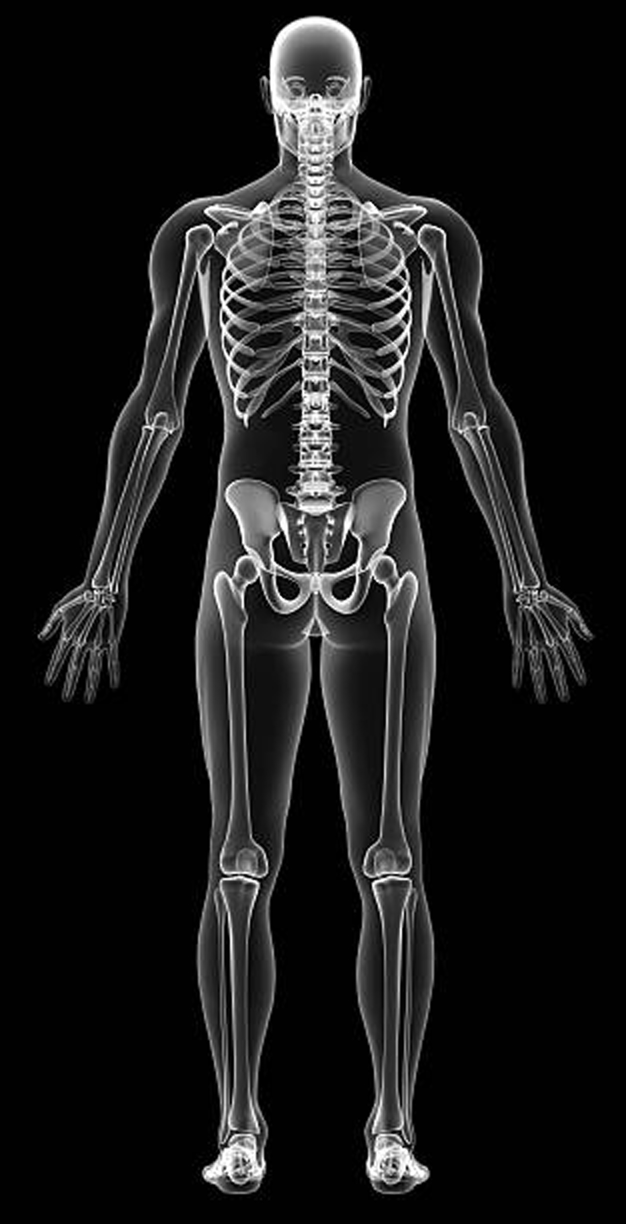
#> input picture src/xray_template/template.jpg, 1252 x 2448 px (shown at 1/2 size)
$ python -i registration.py   (imports and definitions only)
#> lines starting #> are read from the running program, lines starting #| are printed output that depends on the picture
#> further down, picture is the input picture: shape (2448, 1252, 3); min 0, max 255, mean 27.4
import numpy as np
import cv2
from .utils import display_image
import SimpleITK as sitk

# [11 lines left out: function blur_then_sharpen_image, not called in this run]

def apply_clahe(img, clip_limit=2.0, tile_grid_size=(8, 8)):
    # Convert to grayscale if needed
#> called with clip_limit = 2, tile_grid_size = (8, 8)
    if img.dtype == np.float32 or img.dtype == np.float64:
        norm_img = cv2.normalize(img, None, 0, 255, cv2.NORM_MINMAX)
        img = norm_img.astype(np.uint8)
    if len(img.shape) == 3:
        gray = cv2.cvtColor(img, cv2.COLOR_BGR2GRAY)
    else:
        gray = img

    # Apply CLAHE
    clahe = cv2.createCLAHE(clipLimit=clip_limit, tileGridSize=tile_grid_size)
    enhanced = clahe.apply(gray)
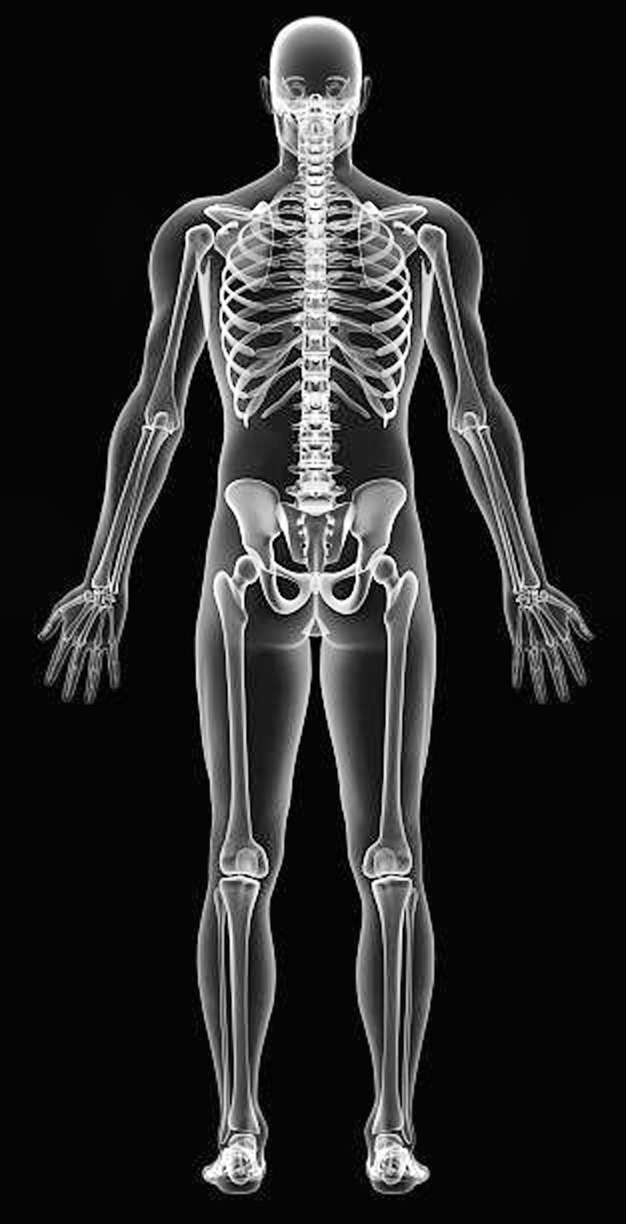
#> enhanced: shape (2448, 1252) (shown at 1/2 size); min 2, max 255, mean 39.5

    # Convert back to BGR if original was color
    if len(img.shape) == 3:
        return cv2.cvtColor(enhanced, cv2.COLOR_GRAY2BGR)
    else:
        return enhanced

# [462 lines left out: functions rotate_image, create_foreground_mask_white_bg, create_foreground_mask_white_bg_f32, compute_bounding_box, compute_principal_angle, deskew_image_by_mask and 10 more, not called in this run]

>>> import cv2
>>> picture = cv2.imread('template.jpg')
>>> result = apply_clahe(picture)
